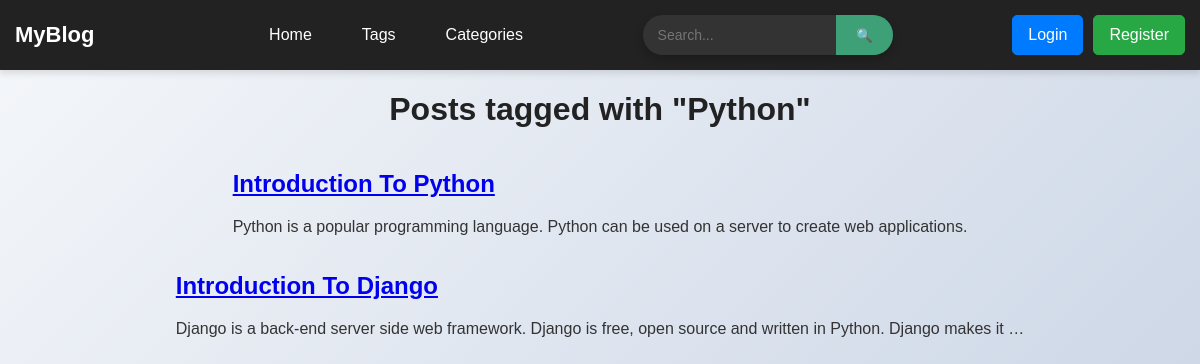
The page /tags/4 on the database its author committed.
### posts/models.py (models this page shows, shortened)
class Tag(models.Model):
    name = models.CharField(max_length=50)

class Post(models.Model):
    post_title = models.CharField(max_length=60)
    post_content = models.TextField()
    publish_date = models.DateField(auto_now=True)
    tags = models.ManyToManyField(Tag)
    post_image = models.ImageField(upload_to='post', default='post/1.png')

### posts/views.py (the view)
# urls.py: path('tags/<int:id>', views.tag, name='tag'),
def tag(request, id):
    tag = get_object_or_404(Tag, id=id)
    posts = tag.post_set.all()
    return render(request, 'tag.html', {"tag": tag, "posts": posts})

### posts/context_processors.py (called while the page is built)
def categories(request):
    category = ['Programming', 'food', 'travel']
    return({'category':category})

### posts/templates/tag.html
{% extends 'base.html' %}
{% block body %}
    <h1>Posts tagged with "{{ tag.name }}"</h1>
    {% for post in posts %}
        <div class="post">
            <h2><a href="{% url 'post' post.id %}">{{ post.post_title }}</a></h2>
            <p>{{ post.post_content|truncatewords:20 }}</p>
        </div>
    {% empty %}
        <p>No posts found with this tag.</p>
    {% endfor %}
{% endblock body %}

### static/style.css (style rules this page uses)
body { font-family: 'Arial', sans-serif; background: linear-gradient(135deg, #f5f7fa, #c3cfe2); color: #333; display: flex; flex-direction: column; align-items: center; min-height: 100vh; margin: 0; padding: 0; }
h1, h2 { color: #222; }

### rows shown on the page
Tag: name "Python"
Post: post_title "Introduction To Python", post_content "Python is a popular programming language. Python can be used on a server to create web applications."
Post: post_title "Introduction To Django", post_content "Django is a back-end server side web framework. Django is free, open source and written in Python. Django makes it …"
